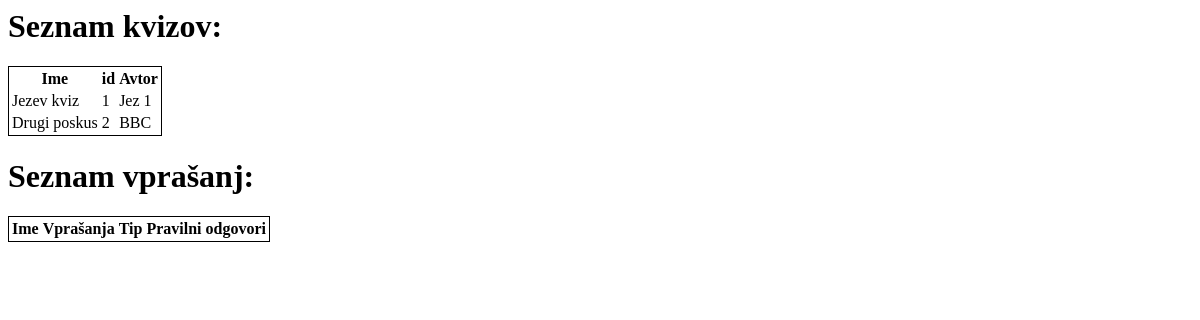
Page /quiz_manager on the earlier database version.
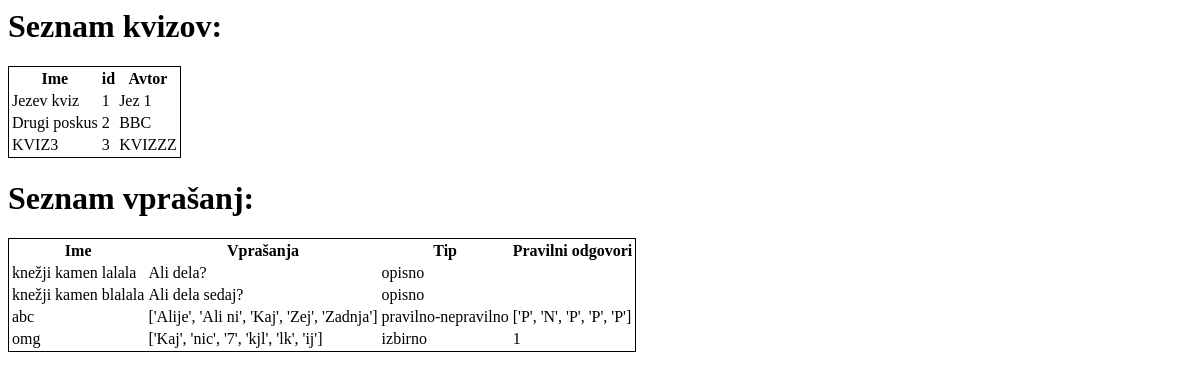
Same page on the later database version.
### webapp/models.py (models this page shows)
class dbQuiz(models.Model):
    id = models.BigAutoField(primary_key=True)
    name = models.CharField(max_length=30, default="Kviz 1")
    author = models.CharField(max_length=200)
    created_at = models.DateTimeField(auto_now_add=True)
    updated_at = models.DateTimeField(auto_now=True)
    password = models.CharField(max_length=50) # geslo za kviz (da ni vsak kviz dostopen vsakomur)

class dbQuestion(models.Model):
    id = models.BigAutoField(primary_key=True)
    kviz = models.CharField(max_length=100)
    number = models.IntegerField() # številka vprašanja znotraj kviza
    ime = models.CharField(max_length=100) # ime artefakta
    opis = models.CharField(max_length=1000)
    slika = models.CharField(max_length=200) # ime jpg datoteke zraven vprašanja
    longitude = models.FloatField(max_length=10) # koordinate za leaflet
    latitude = models.FloatField(max_length=10)
    type = models.CharField(max_length=200)  # tip vprašanja (true-false, izberi pravilni odgovor, opisni tip odgovora, izberi vse pravile odgovore,...)
    vprasanja = models.CharField(max_length=1000) # seznam vprašanj, odvisno od tipa
    pravilni_odgovori = models.CharField(max_length=1000) # pravilni odgovori, če obstajajo (true false, izbire,...)

### webapp/views.py (the view)
# urls.py: path('quiz_manager', views.quiz_manager, name='question_manager'),
def quiz_manager(request):
    try:
        kvizi = dbQuiz.objects.all()
    except:
        kvizi = []
    try:
        vprasanja = dbQuestion.objects.all()
    except:
        vprasanja = []
    return render(request, "quiz_manager.html", {'kvizi': kvizi, 'vprasanja': vprasanja})

### templates/quiz_manager.html (shortened to what this page needs)
<html>
    <body>
        <h1>Seznam kvizov:</h1>
        <table style="border: 1px solid black;">
            <tr>
            <th>Ime</th><th>id</th><th>Avtor</th></tr>
            {% for i in kvizi %}
            <tr><td>
            {{i.name}}
            </td>
            <td>
            {{i.id}}
            </td>
            <td>
            {{i.author}}
            </td>
            </tr>
            {%endfor%}
        </table>
        <table style="border: 1px solid black;">
        <h1>Seznam vprašanj:</h1>
            <tr>
                <th>Ime</th><th>Vprašanja</th><th>Tip</th><th>Pravilni odgovori</th>
            </tr>
            {% for j in vprasanja %}
            <tr><td>
            {{j.opis}}
            </td>
            <td>
            {{j.vprasanja}}
            </td>
            <td>
            {{j.type}}
            </td>
            <td>
            {{j.pravilni_odgovori}}
            </td>
            </tr>
            {%endfor%}
        </table>
    </body>
</html>

Differences in the rows shown:
added dbQuiz: name "KVIZ3", id "3", author "KVIZZZ"
added dbQuestion: opis "knežji kamen lalala", vprasanja "Ali dela?", type "opisno"
added dbQuestion: opis "knežji kamen blalala", vprasanja "Ali dela sedaj?", type "opisno"
added dbQuestion: opis "abc", vprasanja "['Alije', 'Ali ni', 'Kaj', 'Zej', 'Zadnja']", type "pravilno-nepravilno", pravilni_odgovori "['P', 'N', 'P', 'P', 'P']"
added dbQuestion: opis "omg", vprasanja "['Kaj', 'nic', '7', 'kjl', 'lk', 'ij']", type "izbirno", pravilni_odgovori "1"
